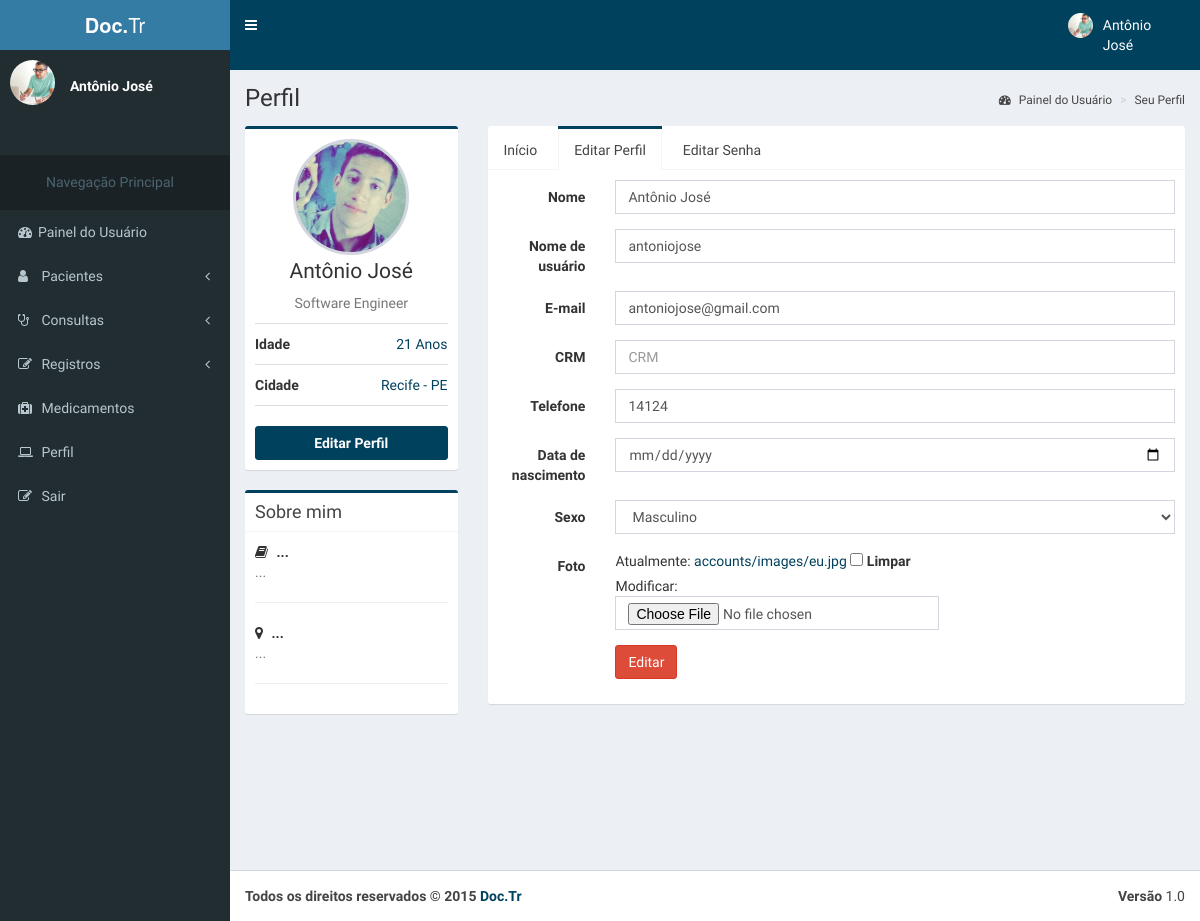
/conta/editar_perfil (signed in), run on an earlier commit of the app's database.
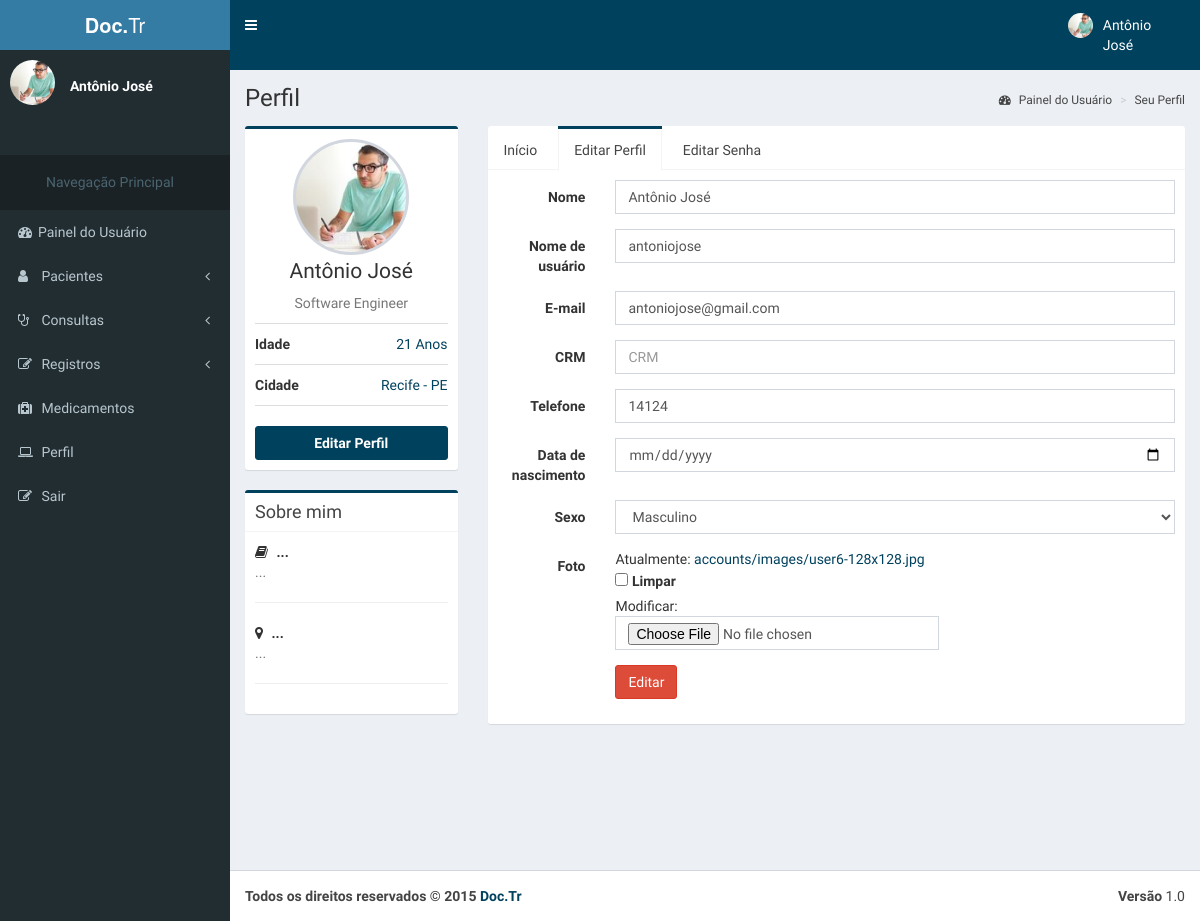
And on a later commit of the database.
### accounts/models.py (models this page shows, shortened)
class UserU(AbstractBaseUser, PermissionsMixin):
    name = models.CharField('name', max_length=100, blank=True,null=True)
    image = models.ImageField(upload_to= 'accounts/images', verbose_name='Imagem',null = True, blank = True)
    email = models.EmailField('E-mail', unique=True)
    phone = models.CharField('Telefone', max_length=100, blank=True,null=True)
    username = models.CharField('name de Usuário', unique=True, max_length=100)
    birth_data = models.CharField('Data de Nascimento', max_length=100,blank=True, null=True)
    sex = models.CharField('Sexo',max_length=1, choices=(('M', 'Masculino'), ('F', 'Feminino')), default='Masculino', blank=True)
    is_active = models.BooleanField('Está ativo?', blank=True, default=True)
    is_staff = models.BooleanField('É da equipe?', blank=True, default=False)
    date_joined = models.DateTimeField('Data de Entrada', auto_now_add=True)
    objects = UserManager()
    USERNAME_FIELD = 'username'
    REQUIRED_FIELDS = ['email','name']
    class Meta:
        verbose_name = 'Usuário'
        verbose_name_plural = 'Usuários'

### accounts/views.py (the view)
@login_required(redirect_field_name='login_obrigatorio')
def edit_profile(request):
	template_name = ''
	context = {}
	try:
		doctor = Doctor.objects.get(id = request.user.id)
		template_name = 'doctor/edit_profile.html'
		form = EditAccountForm_Doctor()
		if request.method == "POST":
			form = EditAccountForm_Doctor(request.POST, request.FILES, instance = request.user)
			if form.is_valid():
				form.save()
				messages.success(request, 'Seus dados foram alterados com sucesso')
		else:
			form = EditAccountForm_Doctor(instance = request.user)
		context['form'] = form
	except Exception as e:
		template_name = 'patient/edit_profile.html'
		form = EditAccountForm_Patient()
		if request.method == "POST":
			form = EditAccountForm_Patient(request.POST, request.FILES, instance = request.user)
			if form.is_valid():
				form.save()
				messages.success(request, 'Seus dados foram alterados com sucesso')
		else:
			form = EditAccountForm_Patient(instance = request.user)
		context['form'] = form
	return render(request, template_name, context)

### accounts/forms.py
class EditAccountForm_Doctor(forms.ModelForm):
	class Meta:
		model = Doctor
		fields = ['name', 'email','phone', 'username','crm', 'username', 'birth_data', 'sex','image']

### accounts/templates/doctor/edit_profile.html (shortened to what this page needs)
{% extends 'doctor/profile.html' %}
{% load static %}
{% load widget_tweaks %}
      {% block content %}
      <div class="content-wrapper">
      {% block content_header %}
        {{block.super}}
      {% endblock %}
      {% block content_left_profile %}
        {{block.super}}
      {% endblock %}
      {% block content_right_profile %}
        <div class="col-md-9">
          <div class="nav-tabs-custom">
            <ul class="nav nav-tabs">
              <li><a href="{% url 'accounts:profile' %}">Início</a></li>
              <li class="active"><a href="{% url 'accounts:edit_profile' %}">Editar Perfil</a></li>
              <li><a href="{% url 'accounts:edit_password' %}">Editar Senha</a></li>
            </ul>
            <div class="tab-content">
              <div class="active tab-pane" id="settings">
                  <form class="form-horizontal" method="post" enctype="multipart/form-data">{% csrf_token %}
                          <div class="form-group">
                      <label for="inputName" class="col-sm-2 control-label">Nome</label>
                      <div class="col-sm-10">
                        {{ form.name|attr:"type:text"|attr:"placeholder:Nome de usuário"|add_class:"form-control"}}
                      </div>
                    </div>
                    <div class="form-group">
                      <label for="inputName" class="col-sm-2 control-label">Nome de usuário</label>
                      <div class="col-sm-10">
                        {{ form.username|attr:"type:text"|attr:"placeholder:Nome de usuário"|add_class:"form-control"}}
                      </div>
                    </div>
                    <div class="form-group">
                      <label for="inputEmail" class="col-sm-2 control-label">E-mail</label>
                      <div class="col-sm-10">
                        {{ form.email|attr:"type:email"|attr:"placeholder:E-mail"|add_class:"form-control"}}
                      </div>
                    </div>
                    <div class="form-group">
                      <label for="inputName" class="col-sm-2 control-label">CRM</label>
                      <div class="col-sm-10">
                        {{ form.crm|attr:"type:text"|attr:"placeholder:CRM"|add_class:"form-control"}}
                      </div>
                    </div>
                    <div class="form-group">
                      <label for="inputSkills" class="col-sm-2 control-label">Telefone</label>
                      <div class="col-sm-10">
                        {{ form.phone|attr:"type:text"|attr:"placeholder:Telefone"|add_class:"form-control"}}
                      </div>
                    </div>
                    <div class="form-group">
                      <label for="inputSkills" class="col-sm-2 control-label">Data de nascimento</label>
                      <div class="col-sm-10">
                        {{ form.birth_data|attr:"type:date"|attr:"placeholder:Data de nascimento"|add_class:"form-control"}}
                      </div>
                    </div>
                    <div class="form-group">
                      <label for="inputSkills" class="col-sm-2 control-label">Sexo</label>
                      <div class="col-sm-10">
                        {{ form.sex|attr:"type:select"|add_class:"form-control"}}
                      </div>
                    </div>
                    <div class="form-group">
                     <label class="col-sm-2 control-label">Foto</label>
                        <div class="col-sm-6">
                        {{ form.image|attr:"type:file"|add_class:"form-control"}}
                      </div>
                    </div>
                    <div class="form-group">
                      <div class="col-sm-offset-2 col-sm-10">
                        <button type="submit" class="btn btn-danger">Editar</button>
                      </div>
                    </div>
                  </form>
                </div>
              </div>
            </div>
          </div>
          </div>
      {% endblock %}
      </div>
      {% endblock %}

### accounts/templates/doctor/profile.html (shortened to what this page needs)
{% extends 'doctor/dashboard_doctor.html' %}
{% load static %}
{% load widget_tweaks %}
      {% block content %}
        {% block content_header %}
          <section class="content-header">
            <h1>
              Perfil
            </h1>
            <ol class="breadcrumb">
              <li><a href="{% url 'accounts:dashboard' %}"><i class="fa fa-dashboard"></i> Painel do Usuário</a></li>
              <li class="active"><a href="#">Seu Perfil</a></li>
            </ol>
          </section>
        {% endblock %}
        {% block content_left_profile %}
       <section class="content">
          <div class="row">
            <div class="col-md-3">
              <div class="box box-primary">
                <div class="box-body box-profile">
                  {% if user.image %}
                      <div alt="{{ user.name }}"><div class="profile-user-img img-responsive img-circle" style="background-image:url('{{ user.image.url }}'); background-size:cover; background-position:center; background-repeat:no-repeat" id="foto"></div></div>
                  {% else %}
                      <div alt="{{ user.name }}"><div class="profile-user-img img-responsive img-circle" style="background-image:url('{% static 'imagens/perfil.jpg' %}'); background-size:cover; background-position:center; background-repeat:no-repeat"id="foto"></div></div>
                  {% endif %}
                  <h3 class="profile-username text-center">{{user.name}}</h3>
                  <p class="text-muted text-center">Software Engineer</p>
                  <ul class="list-group list-group-unbordered">
                    <li class="list-group-item">
                      <b>Idade</b> <a class="pull-right">21 Anos</a>
                    </li>
                    <li class="list-group-item">
                      <b>Cidade</b><a class="pull-right">Recife - PE</a>
                    </li>
                  </ul>
                  <a href="{% url 'accounts:edit_profile' %}" class="btn btn-primary btn-block"><b>Editar Perfil</b></a>
                </div>
              </div>
              <div class="box box-primary">
                <div class="box-header with-border">
                  <h3 class="box-title">Sobre mim</h3>
                </div>
                <div class="box-body">
                  <strong><i class="fa fa-book margin-r-5"></i> ...</strong>
                  <p class="text-muted">
                   ...
                  </p>
                  <hr>
                  <strong><i class="fa fa-map-marker margin-r-5"></i> ...</strong>
                  <p class="text-muted">...</p>
                  <hr>
                </div>
              </div>
            </div>
        {% endblock %}
      {% endblock %}

### accounts/templates/doctor/dashboard_doctor.html (shortened to what the changed rows need)
{% load static %}
<html>
  <head>
    <link rel="stylesheet" href="{% static 'bootstrap/css/bootstrap.min.css' %}">
    <link rel="stylesheet" href="http://maxcdn.bootstrapcdn.com/font-awesome/4.4.0/css/font-awesome.min.css">
    <link rel="stylesheet" href="http://code.ionicframework.com/ionicons/2.0.1/css/ionicons.min.css">
    <link rel="stylesheet" href="{% static 'dist/css/AdminLTE.min.css' %}">
    <link rel="stylesheet" href="{% static 'dist/css/skins/_all-skins.min.css' %}">
    <link rel="stylesheet" href="{% static 'plugins/iCheck/flat/blue.css' %}">
    <link rel="stylesheet" href="{% static 'plugins/morris/morris.css' %}">
    <link rel="stylesheet" href="{% static 'plugins/jvectormap/jquery-jvectormap-1.2.2.css' %}">
    <link rel="stylesheet" href="{% static 'plugins/datepicker/datepicker3.css' %}">
    <link rel="stylesheet" href="{% static 'plugins/daterangepicker/daterangepicker-bs3.css' %}">
    <link rel="stylesheet" href="{% static 'plugins/bootstrap-wysihtml5/bootstrap3-wysihtml5.min.css' %}">
  </head>
  <body class="hold-transition skin-blue sidebar-mini">
    <div class="wrapper">
    {% block header %}
      <header class="main-header">
        <nav class="navbar navbar-static-top" role="navigation">
          <div class="navbar-custom-menu">
            <ul class="nav navbar-nav">
              <li class="dropdown user user-menu">
                <a href="#" class="dropdown-toggle" data-toggle="dropdown">
                  <img src="{% static 'dist/img/user6-128x128.jpg' %}" class="user-image" alt="User Image" id="foto">
                  <span class="hidden-xs">{{user.name}}</span>
                </a>
            </ul>
          </div>
        </nav>
      </header>
      {% endblock %}
      {% block menu %}
      <aside class="main-sidebar">
        <section class="sidebar">
          <div class="user-panel">
            <div class="pull-left info">
              <br>
              <p>{{user.name}}</p>
            </div>
          </div>
          <br>
          <br>
        </section>
      </aside>
      {% endblock %}
      {% block content %}{% endblock %}
    </div>
  </body>
</html>

What changed in the data, as far as the page shows it:
changed UserU "Antônio José": image: a different picture
Also different on the page:
text no longer shown: "Atualmente: accounts/images/eu.jpg Limpar Modificar:"
text now shown: "Atualmente: accounts/images/user6-128x128.jpg Limpar Modificar:"
